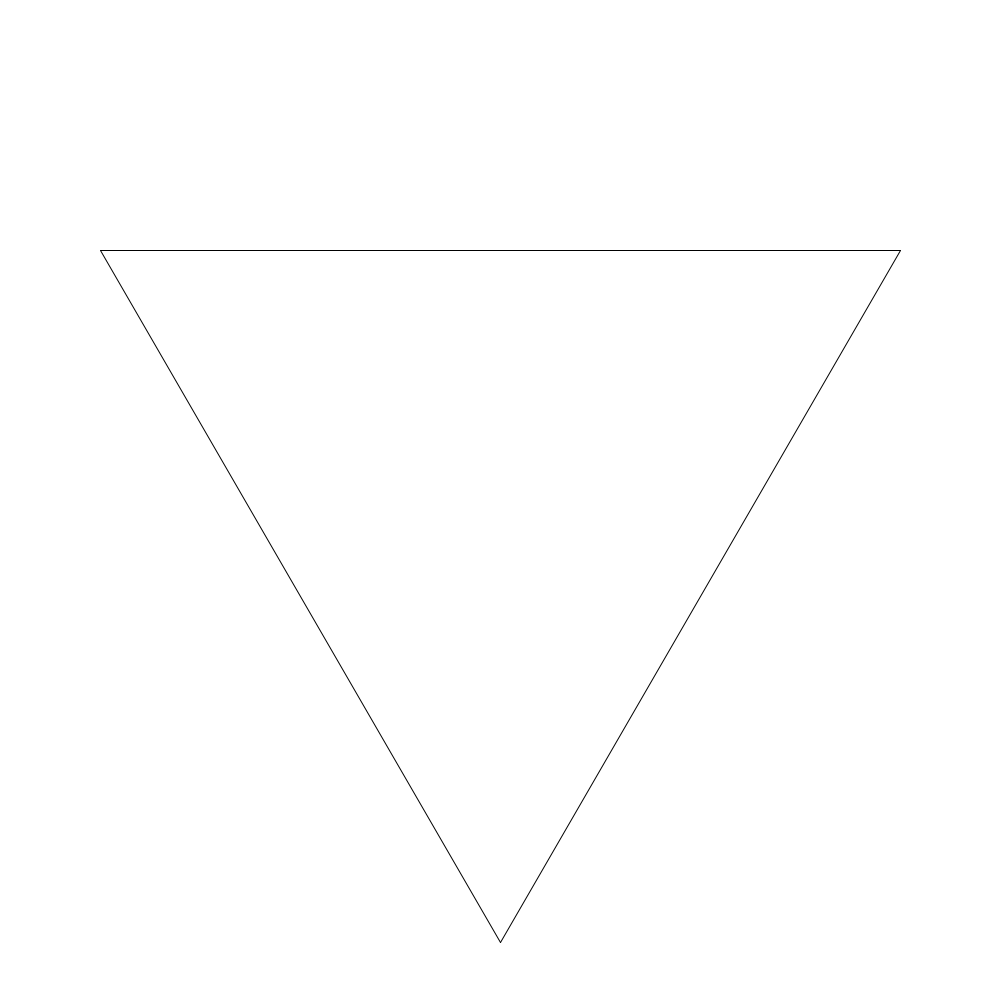
Frame 1 (no input)
Frame 2 (the mouse pressed at the canvas centre, redrawn once): identical to frame 1, image omitted

The Processing sketch that drew this single still picture (run headless with seeded random() and noise(); the mouse was pressed at the canvas centre and the sketch redrawn once):

// Processing sketch: koch_curve
// ── koch_curve.pde
import java.util.*;

final int INTERVAL = 100;
int time = 0;
ArrayList<Koch> kochs = new ArrayList<Koch>();
void setup() {
  size(1000,1000);
  kochs.add(new Koch(900, 250, 100, 250));
  kochs.add(new Koch(100, 250, 500, 250 + 400 * sqrt(3)));
  kochs.add(new Koch(500, 250 + 400 * sqrt(3), 900, 250));
  noLoop();
}
void draw() {
  background(#FFFFFF);
  ArrayList<Koch> tmp = new ArrayList<Koch>();
  if(time < 600) time++;
  else noLoop();
  for(Koch c: kochs) {
    line(c.x1,c.y1,c.x2,c.y2);
    if(time % INTERVAL > 0) continue;
    for(Koch g: c.getChildren()){
      tmp.add(g);
    }
    kochs = tmp;
  }
}
void mousePressed() {
  time = 0;
  kochs.clear();
  kochs.add(new Koch(900, 250, 100, 250));
  kochs.add(new Koch(100, 250, 500, 250 + 400 * sqrt(3)));
  kochs.add(new Koch(500, 250 + 400 * sqrt(3), 900, 250));
  loop();
}
class Koch {
  public Koch(float x1, float y1, float x2, float y2) {
    this.x1 = x1;
    this.y1 = y1;
    this.x2 = x2;
    this.y2 = y2;
  }
  public float x1, y1, x2, y2;
  public ArrayList<Koch> getChildren() {
    ArrayList<Koch> res = new ArrayList<Koch>();
    float p1x = (2 * x1 + x2) / 3;
    float p1y = (2 * y1 + y2) / 3;
    Koch k1 = new Koch(x1, y1, p1x, p1y);
    
    float p2x = x1 + (x2 - x1) / 2 - sqrt(3) * (y2 - y1) / 6;
    float p2y = y1 + (y2 - y1) / 2 + sqrt(3) * (x2 - x1) / 6;  
    
    Koch k2 = new Koch(p1x, p1y, p2x, p2y);
    res.add(k1);
    res.add(k2);
    float p3x = (2 * x2 + x1) / 3;
    float p3y = (2 * y2 + y1) / 3;
    
    Koch k3 = new Koch(p2x, p2y, p3x, p3y);
    Koch k4 = new Koch(p3x, p3y, x2, y2);
    res.add(k3);
    res.add(k4);
    
    return res;
  }
}
